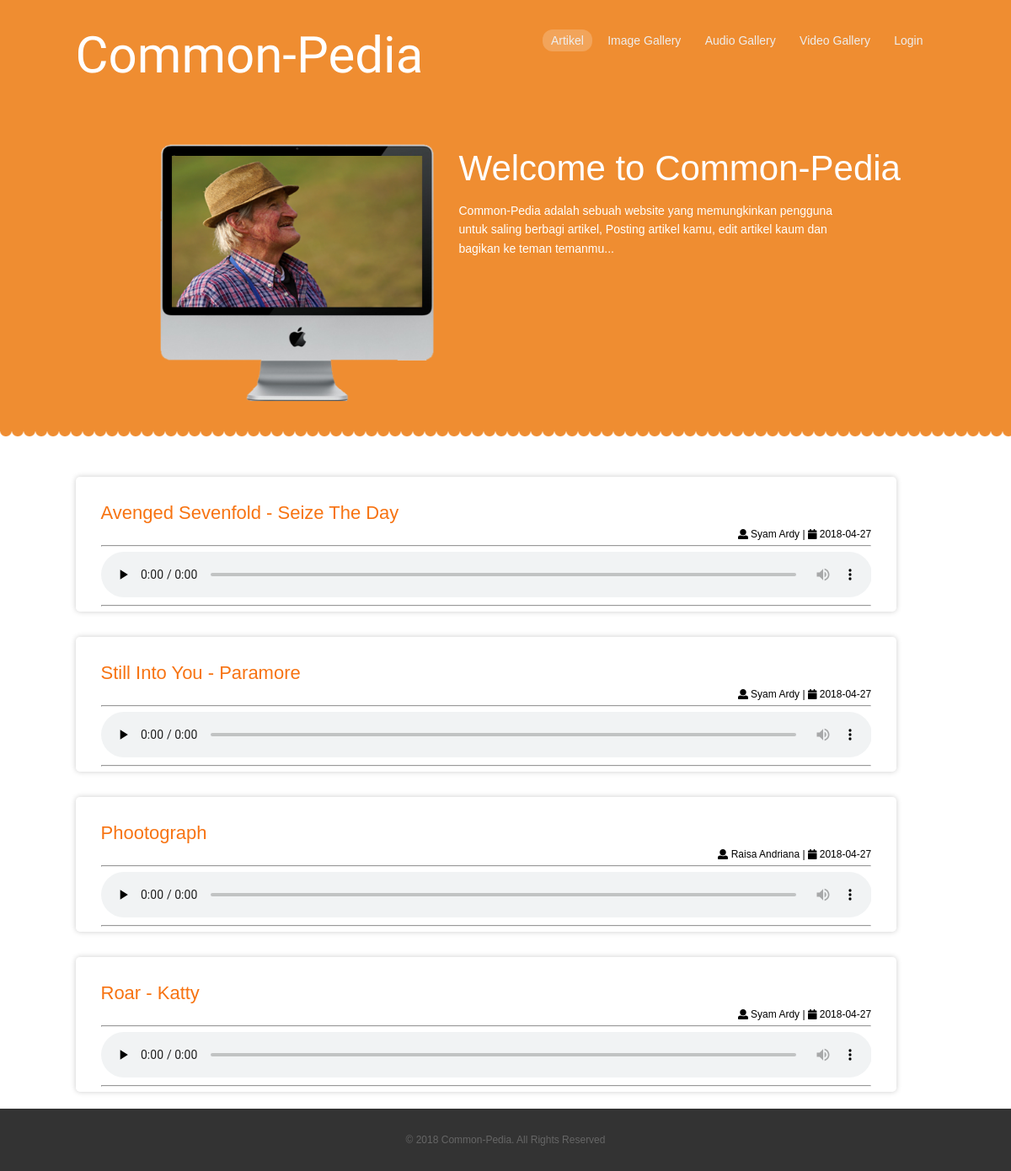
The app's page /index.php/audio with its own data.
### tables this page shows
CREATE TABLE `audio` (
  `id_audio` int(5) NOT NULL,
  `judul_audio` varchar(50) NOT NULL,
  `audio` varchar(255) NOT NULL,
  `tanggal` varchar(50) NOT NULL,
  `id_user` int(5) NOT NULL
);

CREATE TABLE `user` (
  `id_user` int(5) NOT NULL,
  `username` varchar(200) NOT NULL,
  `password` varchar(255) NOT NULL,
  `nama_lengkap` varchar(100) NOT NULL,
  `tgl_lahir` date NOT NULL,
  `jenis_kelamin` varchar(20) NOT NULL,
  `email` varchar(50) NOT NULL,
  `bio` varchar(255) NOT NULL,
  `agama` varchar(25) NOT NULL,
  `no_tlp` varchar(20) NOT NULL,
  `foto` varchar(255) NOT NULL
);

### application/controllers/Audio.php (called while the page is built, shortened)
<?php
	Class Audio extends CI_Controller{
		function __construct(){
			$this->load->model('m_data');
			$this->load->library('upload');
		}
		function index(){
			$data['user'] = $this->m_data->get_data('user')->result();
			$data['audio'] = $this->m_data->get_data_image('audio', 'id_audio');
			$this->load->view('audio/v_audio', $data);
		}
	}
?>

### index.php (called while the page is built, shortened)
<?php
require_once BASEPATH.'core/CodeIgniter.php';

### application/models/M_data.php (called while the page is built, shortened)
<?php
	class M_data extends CI_Model{
		function get_data($table){
			return $this->db->get($table);
		}
		function get_data_image($table, $field){
			$this->db->order_by($field, 'DESC');
			$this->db->limit(5);
			$query = $this->db->get($table);
    		return $query->result();
		}
	}
?>

### application/views/audio/v_audio.php (the view, shortened to what this page needs)
<div class="content">
    <?php
        if(is_array($audio)){
            foreach ($audio as $au) {
            ?>
            <div class="left-box" style="height:100px; width: 170%;">
                <h2><?php echo $au->judul_audio ?></h2>
                <div style="text-align: right;">
                    <?php
                        foreach ($user as $us) {
                            if($au->id_user == $us->id_user){
                                echo "&nbsp <i class='fas fa-user'></i> $us->nama_lengkap";
                            }
                        }
                    ?>
                    | <i class="fas fa-calendar"></i> <?php echo $au->tanggal ?>
                </div>
                <hr>
                <audio preload='none' style='width:100%;' controls='controls'>
                    <source type='audio/mpeg' src='<?php echo base_url()?>assets/gallery/audio/<?php echo $au->audio?>' />
                </audio>
                <hr>
                <p class="para">
                </p>
                <p class="more"></p>
            </div>
            <?php
            }
        }
    ?>
</div>

### assets/front/css/style.css (style rules this page uses)
html,body,div,span,applet,object,iframe,h1,h2,h3,h4,h5,h6,p,blockquote,pre,a,abbr,acronym,address,big,cite,code,del,dfn,em,img,ins,kbd,q,s,samp,small,strike,strong,sub,sup,tt,var,b,u,i,dl,dt,dd,ol,nav ul,nav li,fieldset,form,label,legend,table,caption,tbody,tfoot,thead,tr,th,td,article,aside,canvas,details,embed,figure,figcaption,footer,header,hgroup,menu,nav,output,ruby,section,summary,time,mark,audio,video { margin:0;padding:0;border:0;font-size:100%;font:inherit;vertical-align:baseline; }
body { font-family:Trebuchet MS, Helvetica, sans-serif; font-size:12px; background:url(../images/444.png) repeat-x; }
.content { float:left; }
.left-box { width:610px; margin:30px 18px 20px 0; padding:30px; -webkit-box-shadow:0 0 6px #ccc; -moz-box-shadow:0 0 6px #ccc; box-shadow:0 0 6px #ccc; -weblit-border-radius:.4em; -moz-border-radius:.4em; border-radius:.4em; }
.left-box h2 { color:#f77311; font-size:22px; padding-bottom:5px; }
.left-box p { color:#777; font-size:13px; line-height:1.6em; padding: 0 10px 17px 0; }
.para { width:450px; }
.para, .prev { float:left; }

### records on screen
audio: judul_audio "Avenged Sevenfold - Seize The Day", tanggal "2018-04-27"
user: nama_lengkap "Syam Ardy"
audio: judul_audio "Still Into You - Paramore", tanggal "2018-04-27"
audio: judul_audio "Phootograph", tanggal "2018-04-27"
user: nama_lengkap "Raisa Andriana"
audio: judul_audio "Roar - Katty", tanggal "2018-04-27"
